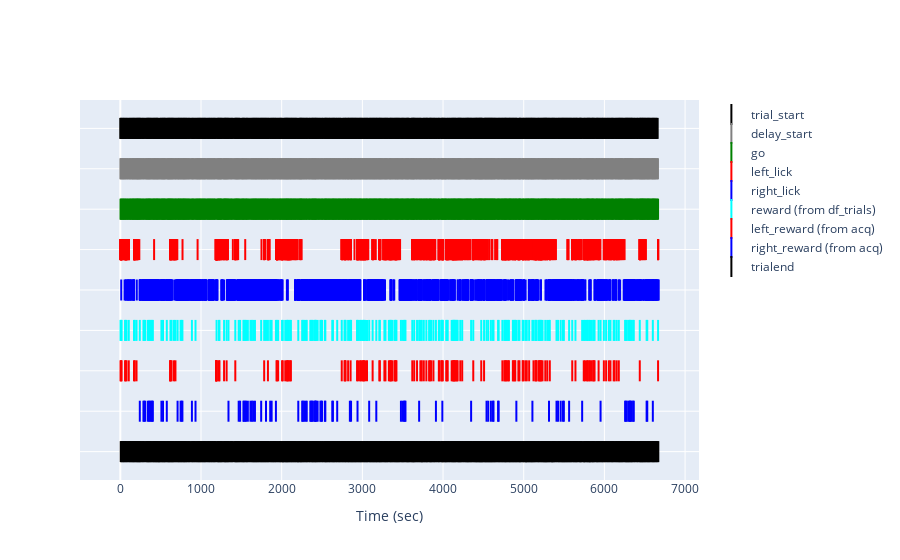

Notebook code cell kept with this figure:
### Code cell
import plotly.graph_objects as go

fig = go.Figure()

for n, event in enumerate(event_color_map.keys()):
    fig.add_trace(go.Scatter(
                            x=event_times[n],
                            y=np.full_like(event_times[n], 10 - n),
                            mode='markers',
                            marker=dict(symbol='line-ns',
                                        size=15,
                                        line_width=2,
                                        line_color=event_color_map[event],
                                        ),
                            name=event,
                            ))

# Set layout
fig.update_layout(
    xaxis=dict(title='Time (sec)'),
    yaxis=dict(showticklabels=False)
)

# Show the plot
fig.show()

### Figure 1 — Plotly figure (JSON) as saved in the notebook; plotly's stock layout.template omitted (floating-point values rounded to 4 significant figures; data arrays with more than 128 entries replaced by an {"elided": "..."} marker saying what was removed)
{"data": [{"marker": {"line": {"color": "black", "width": 2}, "size": 15, "symbol": "line-ns"}, "mode": "markers", "name": "trial_start", "type": "scatter", "x": {"elided": "858 float values"}, "y": {"elided": "858 int values"}}, {"marker": {"line": {"color": "gray", "width": 2}, "size": 15, "symbol": "line-ns"}, "mode": "markers", "name": "delay_start", "type": "scatter", "x": {"elided": "858 float values"}, "y": {"elided": "858 int values"}}, {"marker": {"line": {"color": "green", "width": 2}, "size": 15, "symbol": "line-ns"}, "mode": "markers", "name": "go", "type": "scatter", "x": {"elided": "858 float values"}, "y": {"elided": "858 int values"}}, {"marker": {"line": {"color": "red", "width": 2}, "size": 15, "symbol": "line-ns"}, "mode": "markers", "name": "left_lick", "type": "scatter", "x": {"elided": "1435 float values"}, "y": {"elided": "1435 int values"}}, {"marker": {"line": {"color": "blue", "width": 2}, "size": 15, "symbol": "line-ns"}, "mode": "markers", "name": "right_lick", "type": "scatter", "x": {"elided": "2688 float values"}, "y": {"elided": "2688 int values"}}, {"marker": {"line": {"color": "cyan", "width": 2}, "size": 15, "symbol": "line-ns"}, "mode": "markers", "name": "reward (from df_trials)", "type": "scatter", "x": {"elided": "253 float values"}, "y": {"elided": "253 int values"}}, {"marker": {"line": {"color": "red", "width": 2}, "size": 15, "symbol": "line-ns"}, "mode": "markers", "name": "left_reward (from acq)", "type": "scatter", "x": {"elided": "156 float values"}, "y": {"elided": "156 int values"}}, {"marker": {"line": {"color": "blue", "width": 2}, "size": 15, "symbol": "line-ns"}, "mode": "markers", "name": "right_reward (from acq)", "type": "scatter", "x": [241.5, 286.5, 296.0, 307.8, 340.7, 354.5, 368.3, 383.7, 393.6, 403.1, 509.4, 529.3, 576.0, 709.6, 747.1, 760.0, 769.5, 887.3, 931.9, 1341.0, 1467.0, 1485.0, 1526.0, 1533.0, 1550.0, 1558.0, 1581.0, 1613.0, 1631.0, 1648.0, 1669.0, 1746.0, 1805.0, 1858.0, 1875.0, 1929.0, 2206.0, 2255.0, 2262.0, 2278.0, 2296.0, 2311.0, 2355.0, 2366.0, 2374.0, 2387.0, 2409.0, 2415.0, 2421.0, 2429.0, 2445.0, 2480.0, 2491.0, 2500.0, 2535.0, 2541.0, 2627.0, 2635.0, 2688.0, 2845.0, 2860.0, 2940.0, 3084.0, 3173.0, 3478.0, 3499.0, 3515.0, 3527.0, 3534.0, 3704.0, 3912.0, 3991.0, 4348.0, 4539.0, 4560.0, 4593.0, 4619.0, 4626.0, 4682.0, 4689.0, 4909.0, 5108.0, 5313.0, 5406.0, 5426.0, 5458.0, 5485.0, 5498.0, 5563.0, 5724.0, 5952.0, 6257.0, 6264.0, 6277.0, 6298.0, 6311.0, 6318.0, 6325.0, 6339.0, 6357.0, 6364.0, 6523.0, 6531.0, 6600.0], "y": [3, 3, 3, 3, 3, 3, 3, 3, 3, 3, 3, 3, 3, 3, 3, 3, 3, 3, 3, 3, 3, 3, 3, 3, 3, 3, 3, 3, 3, 3, 3, 3, 3, 3, 3, 3, 3, 3, 3, 3, 3, 3, 3, 3, 3, 3, 3, 3, 3, 3, 3, 3, 3, 3, 3, 3, 3, 3, 3, 3, 3, 3, 3, 3, 3, 3, 3, 3, 3, 3, 3, 3, 3, 3, 3, 3, 3, 3, 3, 3, 3, 3, 3, 3, 3, 3, 3, 3, 3, 3, 3, 3, 3, 3, 3, 3, 3, 3, 3, 3, 3, 3, 3, 3]}, {"marker": {"line": {"color": "black", "width": 2}, "size": 15, "symbol": "line-ns"}, "mode": "markers", "name": "trialend", "type": "scatter", "x": {"elided": "858 float values"}, "y": {"elided": "858 int values"}}], "layout": {"xaxis": {"title": {"text": "Time (sec)"}}, "yaxis": {"showticklabels": false}}}
